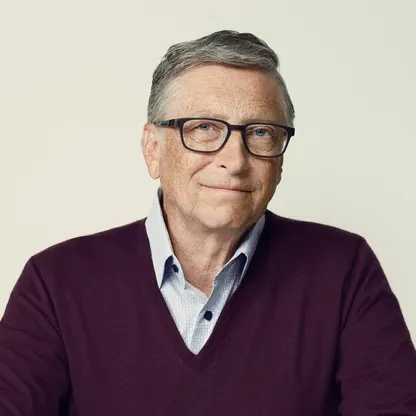
#> input picture bill.png, 416 x 416 px
$ python face_detection.py
#> lines starting #> are read from the running program, lines starting #| are printed output that depends on the picture; after the words box and inside, x2 and y2 are one past the last pixel; in counts of white or black regions, pixels touching at a corner belong together


#step 1:
#import cv2
#
#
# # Black and White (gray scale)
#
# Img = cv2.imread('bill.png', 1)
# print(Img)
# cv2.imshow('bill', Img)
#
# cv2.waitKey(0)
#
# #cv2.waitKey(2000)
#
# cv2.destroyAllWindows()
#
# #step 2:
# import cv2
#
# # Black and White (gray scale)
# img = cv2.imread('bill.png', 0)
# resized_image = cv2.resize(img, (650, 500))
# cv2.imshow('bill', resized_image)
# cv2.waitKey(0)
# cv2.destroyAllWindows()

#step 3:

import cv2

# Create a CascadeClassifier Object
face_cascade = cv2.CascadeClassifier('cascade_frontface_default.xml')

# Reading the image as it is
img = cv2.imread('bill.png')
#> img is the input picture: shape (416, 416, 3); mean B, G, R 133.1, 134.1, 149.7

# Reading the image as gray scale image
gray_img = cv2.cvtColor(img, cv2.COLOR_BGR2GRAY)
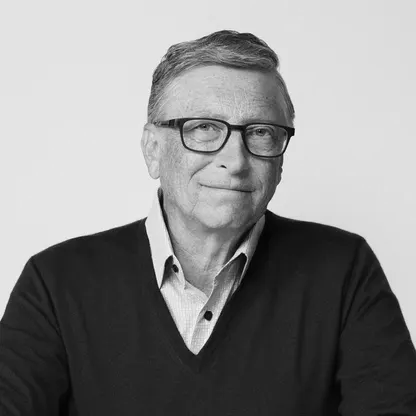
#> gray_img: shape (416, 416); min 1, max 251, mean 138.6
print(gray_img)
#> (printed output is left out)
# Search the co-ordintes of the image
faces = face_cascade.detectMultiScale(gray_img, scaleFactor=1.05, minNeighbors=5)
#> faces = [[152, 239, 100, 100]]
for x, y, w, h in faces:
    img = cv2.rectangle(img, (x, y), (x + w, y + h), (0, 255, 0), 3)
#> this loop made 1 pass
#> pass 1, `img = cv2.rectangle(img, (x, y), (x + w, y + h), (0, 255, 0), 3)`:
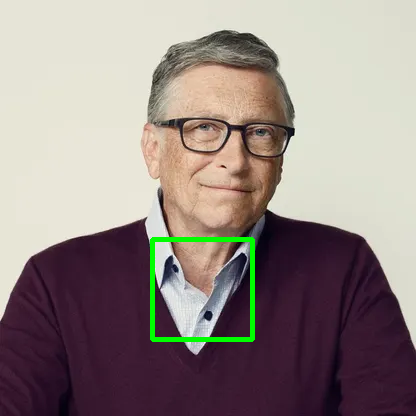
#> img: shape (416, 416, 3); 1.15% of pixels changed, all inside (x1, y1, x2, y2) = (150, 237, 255, 342)

resized = cv2.resize(img, (int(img.shape[1] / 2), int(img.shape[0] / 2)))
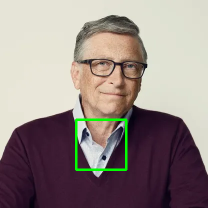
#> resized: shape (208, 208, 3); mean B, G, R 132.2, 136.2, 148.7

cv2.imshow("Gray", resized)

cv2.waitKey(0)

cv2.destroyAllWindows()

$ run again, with 1.png copied over bill.png
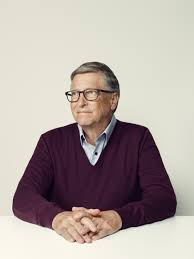
#> input picture 1.png, 194 x 259 px
#> img is the input picture: shape (259, 194, 3); mean B, G, R 162.3, 167.3, 178.3
#> `gray_img = cv2.cvtColor(img, cv2.COLOR_BGR2GRAY)`:
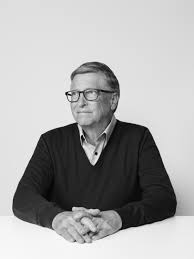
#> gray_img: shape (259, 194); min 1, max 254, mean 170
#> (printed output is left out)
#> faces = [[62, 72, 59, 59]]
#> the loop `for x, y, w, h in faces:` made 1 pass
#> `resized = cv2.resize(img, (int(img.shape[1] / 2), int(img.shape[0] / 2..`:
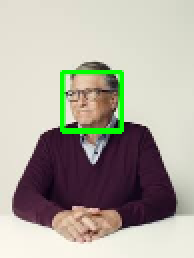
#> resized: shape (129, 97, 3) (shown 2 times larger); mean B, G, R 158.8, 169.7, 174.4
